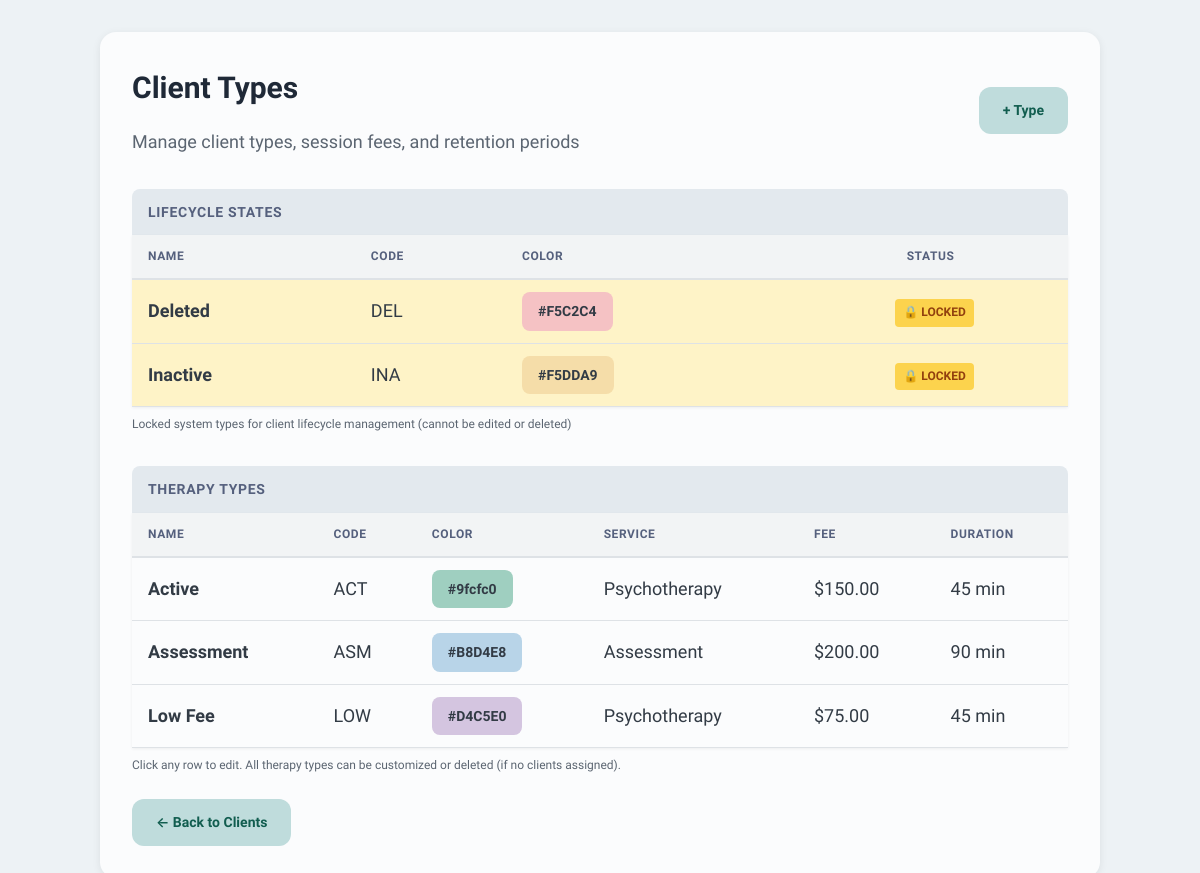
The app's page /types with its own data.
### tables this page shows
CREATE TABLE client_types (
                id INTEGER PRIMARY KEY AUTOINCREMENT,
                name TEXT UNIQUE NOT NULL,
                color TEXT NOT NULL,
                code TEXT,
                file_number_style TEXT NOT NULL,
                file_number_prefix TEXT,
                file_number_suffix TEXT,
                file_number_counter INTEGER DEFAULT 0,
                session_fee REAL,
                session_duration INTEGER,
                retention_period INTEGER,
                is_system INTEGER DEFAULT 0,
                created_at INTEGER NOT NULL,
                modified_at INTEGER NOT NULL
            , service_description TEXT, is_system_locked INTEGER DEFAULT 0, base_price REAL, tax_rate REAL);

### web/app.py (the view)
@app.route('/types')
def manage_types():
    all_types = db.get_all_client_types()
    locked_types = [t for t in all_types if t.get('is_system_locked')]
    editable_types = [t for t in all_types if not t.get('is_system_locked')]
    editable_types.sort(key=lambda t: t['name'])
    return render_template('manage_types.html',
                         locked_types=locked_types,
                         editable_types=editable_types)

### core/database.py (called while the page is built)
    def connect(self):
        return sqlite3.connect(str(self.db_path))

    def get_all_client_types(self) -> List[Dict[str, Any]]:
        conn = self.connect()
        conn.row_factory = sqlite3.Row
        cursor = conn.cursor()
        cursor.execute("SELECT * FROM client_types ORDER BY name")
        rows = cursor.fetchall()
        conn.close()
        return [dict(row) for row in rows]

### web/templates/manage_types.html (shortened to what this page needs)
{% extends "base.html" %}
{% block content %}
<div class="card">
    <div class="header-row">
        <div>
            <h2>Client Types</h2>
            <p style="color: #5B6571; margin-top: 0.5rem;">Manage client types, session fees, and retention periods</p>
        </div>
        <a href="{{ url_for('add_type') }}" class="btn-add">+ Type</a>
    </div>
    <div class="section-header">Lifecycle States</div>
    <table>
        <thead>
            <tr>
                <th>Name</th>
                <th>Code</th>
                <th>Color</th>
                <th style="text-align: center;">Status</th>
            </tr>
        </thead>
        <tbody>
            {% for type in locked_types %}
            <tr class="locked-type">
                <td>
                    <strong>{{ type.name }}</strong>
                </td>
                <td>{{ type.code or '-' }}</td>
                <td>
                    <span class="type-badge" style="background-color: {{ type.color }}">
                        {{ type.color }}
                    </span>
                </td>
                <td style="text-align: center;">
                    <span class="locked-indicator">🔒 LOCKED</span>
                </td>
            </tr>
            {% endfor %}
        </tbody>
    </table>
    <small style="color: #5B6571; display: block; margin-bottom: 1rem;">
        Locked system types for client lifecycle management (cannot be edited or deleted)
    </small>
    <div class="section-header">Therapy Types</div>
    <table>
        <thead>
            <tr>
                <th>Name</th>
                <th>Code</th>
                <th>Color</th>
                <th>Service</th>
                <th>Fee</th>
                <th>Duration</th>
            </tr>
        </thead>
        <tbody>
            {% for type in editable_types %}
            <tr onclick="window.location='{{ url_for('edit_type', type_id=type.id) }}'">
                <td>
                    <strong>{{ type.name }}</strong>
                </td>
                <td>{{ type.code or '-' }}</td>
                <td>
                    <span class="type-badge" style="background-color: {{ type.color }}">
                        {{ type.color }}
                    </span>
                </td>
                <td>{{ type.service_description or '-' }}</td>
                <td>${{ '%.2f'|format(type.session_fee) if type.session_fee else '0.00' }}</td>
                <td>{{ type.session_duration or 0 }} min</td>
            </tr>
            {% endfor %}
        </tbody>
    </table>
    <small style="color: #5B6571; display: block; margin-top: 0.5rem;">
        Click any row to edit. All therapy types can be customized or deleted (if no clients assigned).
    </small>
    <a href="{{ url_for('index') }}" class="btn">← Back to Clients</a>
</div>
{% endblock %}

### web/templates/base.html (style rules this page uses)
* { margin: 0; padding: 0; box-sizing: border-box; }
body { font-family: 'Lexend', -apple-system, BlinkMacSystemFont, "Segoe UI", Roboto, sans-serif; line-height: 1.6; color: #111827; background: #EDF2F5; font-size: 1.125rem; }
.btn { display: inline-block; padding: 0.75rem 1.5rem; background: #BFDCDC; color: #115D4F; text-decoration: none; border-radius: 0.75rem; border: none; font-size: 0.875rem; font-weight: 600; cursor: pointer; transition: all 0.2s; }
.card { background: #FBFCFD; border-radius: 1rem; padding: 2rem; box-shadow: 0 2px 8px rgba(0,0,0,0.08); margin-bottom: 2rem; }
.card h2 { font-size: 1.875rem; margin-bottom: 1rem; color: #1F2937; font-weight: 700; }
.type-badge { display: inline-block; padding: 0.375rem 0.75rem; border-radius: 0.5rem; font-size: 0.875rem; font-weight: 600; }

### web/templates/manage_types.html (style rules this page uses)
.card { max-width: 1000px; margin: 0 auto; }
.header-row { display: flex; justify-content: space-between; align-items: center; margin-bottom: 0.5rem; }
h2 { color: #111827; margin: 0; }
.btn-add { padding: 0.75rem 1.5rem; background: #BFDCDC; color: #115D4F; text-decoration: none; border-radius: 0.75rem; font-size: 0.875rem; font-weight: 600; transition: all 0.2s; display: inline-block; border: none; cursor: pointer; }
.type-badge { display: inline-block; padding: 0.5rem 1rem; border-radius: 0.5rem; font-size: 0.875rem; font-weight: 600; color: #323B45; }
.section-header { background: #E3E9EE; padding: 0.75rem 1rem; font-weight: 600; color: #55607D; font-size: 0.875rem; text-transform: uppercase; letter-spacing: 0.05em; margin-top: 2rem; border-radius: 0.5rem 0.5rem 0 0; }
table { width: 100%; border-collapse: collapse; background: #FBFCFD; overflow: hidden; box-shadow: 0 1px 3px rgba(0,0,0,0.06); margin-bottom: 0.5rem; }
thead tr { background: #F2F4F5; border-bottom: 2px solid #DEE2E6; }
th { padding: 0.75rem 1rem; text-align: left; font-weight: 600; color: #55607D; font-size: 0.75rem; text-transform: uppercase; letter-spacing: 0.05em; }
tbody tr { border-bottom: 1px solid #DEE2E6; transition: background 0.2s; cursor: pointer; }
tbody tr.locked-type { background: #FEF3C7; cursor: default; }
td { padding: 0.75rem 1rem; color: #323B45; }
small { color: #5B6571; font-size: 0.75rem; }
.btn { padding: 0.75rem 1.5rem; background: #BFDCDC; color: #115D4F; text-decoration: none; border-radius: 0.75rem; font-size: 0.875rem; font-weight: 600; transition: all 0.2s; display: inline-block; border: none; cursor: pointer; margin-top: 1.5rem; }
.locked-indicator { display: inline-block; padding: 0.25rem 0.5rem; background: #FCD34D; color: #92400E; font-size: 0.75rem; font-weight: 600; border-radius: 0.25rem; margin-left: 0.5rem; }

### records on screen
client_types: name "Deleted", code "DEL", color "#F5C2C4"
client_types: name "Inactive", code "INA", color "#F5DDA9"
client_types: name "Active", code "ACT", color "#9fcfc0", service_description "Psychotherapy", session_fee "150.00", session_duration "45"
client_types: name "Assessment", code "ASM", color "#B8D4E8", service_description "Assessment", session_fee "200.00", session_duration "90"
client_types: name "Low Fee", code "LOW", color "#D4C5E0", service_description "Psychotherapy", session_fee "75.00", session_duration "45"
